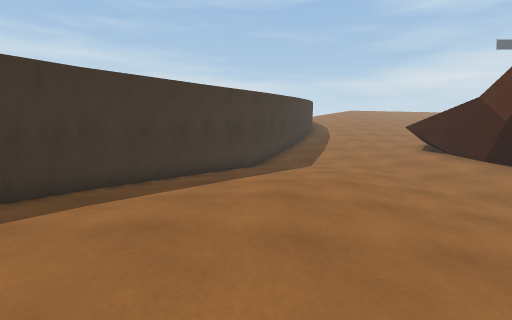
view 1 (above)

13 first-person views from a walk through a Unity game level. The camera is 1.4 m above the floor, tilts 10° down and sees 90° across. The floor is counted in squares, 1 m on a side. Each view is taken from the middle of a square. On the plan, view 1 faces up. The plan holds only what a view shows up to about 13 squares ahead; the rest is blank. The place goes on beyond the plan. Some animated figures are left out.

view 2
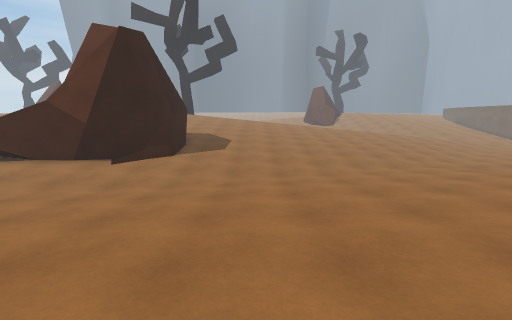

view 3
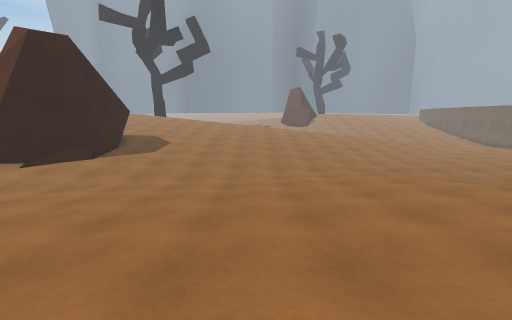

view 4
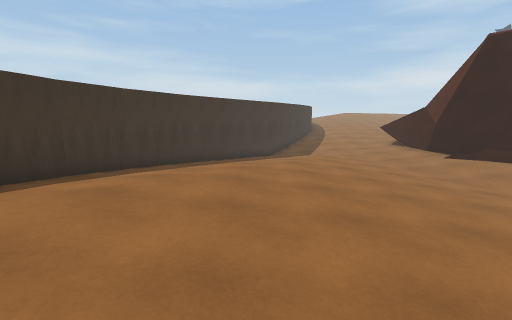

view 5
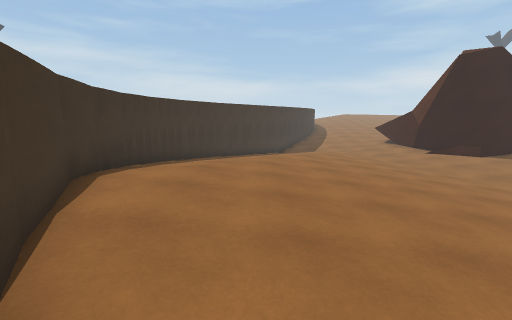

view 6
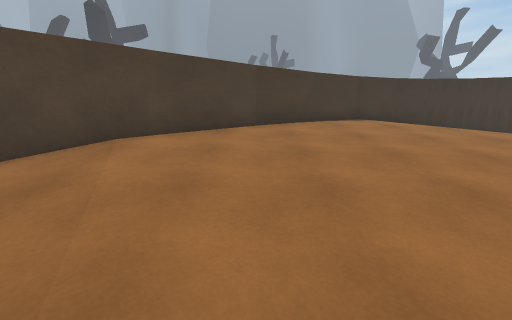

view 7
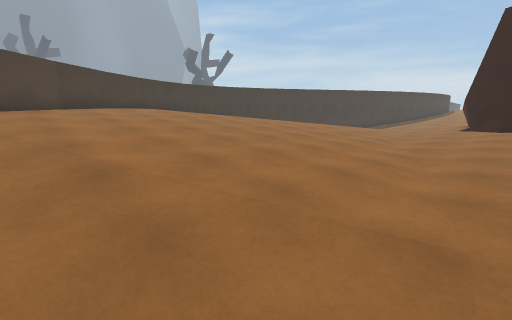

view 8
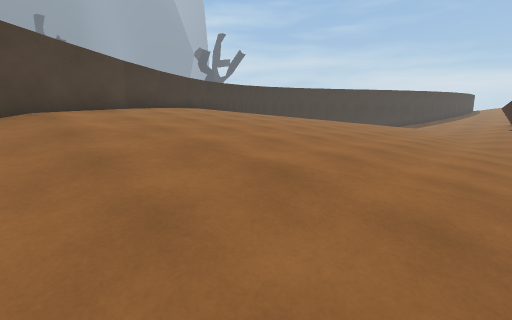

view 9
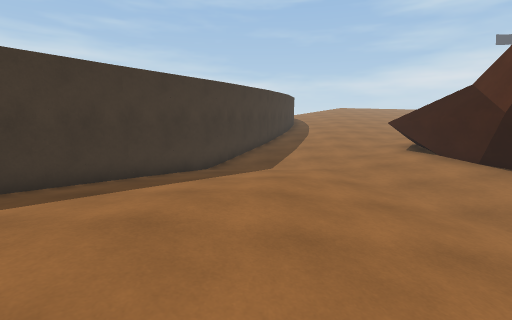

view 10
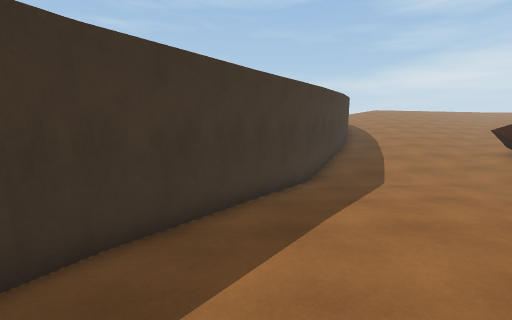

view 11
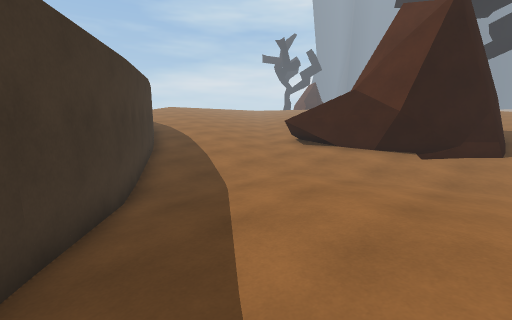

view 12
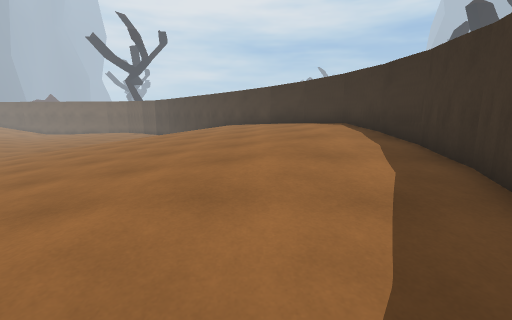

view 13
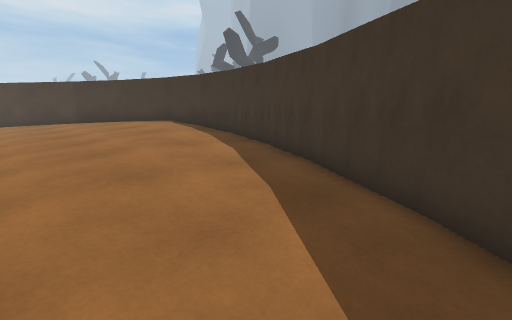

### Floor plan
Key: @ floor where view 1 was taken; # wall or solid block; . main floor; : floor 0.25 m higher than the main floor; - floor 0.25 m lower than the main floor; + floor 0.5 m higher than the main floor; * floor 0.75 m higher than the main floor; % floor 1 m higher than the main floor; & floor 1.25 m higher than the main floor; $ floor 3.25 m higher than the main floor; / step, stairs or slope; = window, fence, low wall or low ledge.
Columns run from 7 left of view 1 to 11 right of it. Each row starts with its distance up from view 1.
 14       =##...:::##
 13      =##--.....##
 12      =##----...:#
 11     =##-//.....:###
 10    =##/////....:#
  9    =##.///:.....##
  8   =$$:///::..-../#
  7  = $:////::..-...##
  6  = /////+::..--..:#
  5   #+///+++::..-..::
  4 =##////*++::..--..:
  3 =#*///**++::..--..:
  2  #///%**++::..---..
  1  ////%**++:::..--..
  0  ///%%*@*++::..--..
 -1  #/&&%%**++::..---.
 -2  #&&&%%**++::..---.
 -3  ##&&%%**++::...---
 -4 =##&&%%**+++::..---
 -5   #&&%%%**++::..---
 -6   ##&&%%**++::..---
 -7    ##&%%**++::..---
 -8     #&%%**+++:://--
 -9     ##%%%**++////--
-10      ##%%**/////---
-11       ##%///////---
-12        ##*/////----

Positions as (right, up) in squares from view 1, and headings:
1: (0, 0), facing up
2: (-2, 2), facing right
3: (-2, -2), facing right
4: (-1, -5), facing up
5: (-2, -8), facing up
6: (6, -8), facing left
7: (11, -10), facing up-left
8: (9, -12), facing up-left
9: (2, 2), facing up
10: (-2, 3), facing up
11: (-2, 6), facing up-right
12: (-2, 6), facing down
13: (0, 7), facing down-left
